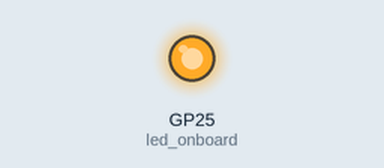
A program run on a simulated Raspberry Pi Pico running MicroPython. Shown: output pins drawn as LEDs (lit = HIGH). WiFi joins after 1.5 s; the clock reads 2024-03-15 10:24:30 at power-on unless the program sets it; what the program prints to the serial console is not drawn.

Above: at 0.01 s.
At 1.31 s:
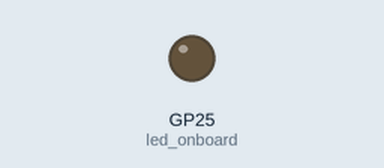
Timing chart, 0 to 2.9 s (numbered marks = the images above):
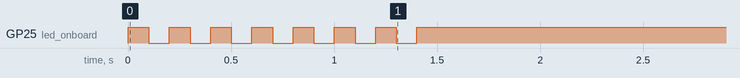

The program:

05_RP_WiFi_NTP_Time.py
```python
import machine
import network
import time
import ntptime

led_onboard = machine.Pin('LED', machine.Pin.OUT)
ssid = "Mffice_1"
password = "mfficegg"

def wifi_connect():
    wlan = network.WLAN(network.STA_IF)
    wlan.active(True)

    if not wlan.isconnected():
        print("Connecting to network...")
        wlan.connect(ssid, password)

        while not wlan.isconnected():
            led_onboard.toggle()
            time.sleep_ms(100)

        print(f"Connected to {ssid} successfully!")
        print('Network Config :', wlan.ifconfig())
        led_onboard.value(1)
        return True
    else:
        print("Already connected to network:", wlan.ifconfig())
        return True

def set_time_from_ntp():
    try:
        ntptime.settime()  # get Time from NTP Server
        print("Time synchronized with NTP")
    except Exception as e:
        print("Failed to synchronize time with NTP:", str(e))


if __name__ == '__main__' :
    if wifi_connect():
        set_time_from_ntp()
    while True:
        rtc_time = time.localtime()
        formatted_time = "{}-{:02d}-{:02d} {:02d}:{:02d}:{:02d}".format(
            rtc_time[0], rtc_time[1], rtc_time[2], rtc_time[3], rtc_time[4], rtc_time[5]
        )
        print("Current Time:", formatted_time)
        time.sleep(1) 
```
